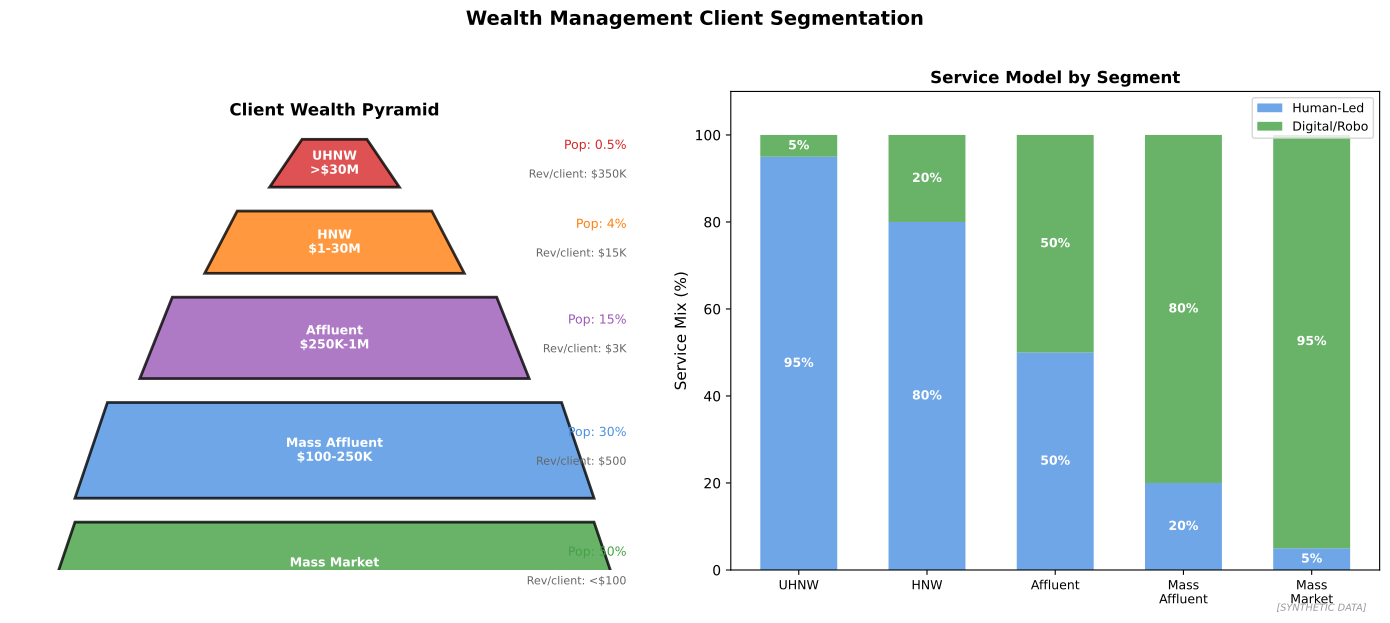

Source code (Python):
"""
Client Segmentation
Wealth management client tiers

Output: client_segmentation.pdf
Module: module_04_trad_finance
Lesson: 46 - Wealth Management
"""

from pathlib import Path
import matplotlib.pyplot as plt
import numpy as np

CHART_METADATA = {
    'title': 'Client Segmentation',
    'module': 'module_04_trad_finance',
    'lesson': 46,
    'url': 'https://github.com/Digital-AI-Finance/digital-finance/tree/main/module_04_trad_finance/figures/client_segmentation'
}

plt.rcParams.update({'font.size': 10, 'axes.labelsize': 10})

def create_chart():
    fig, axes = plt.subplots(1, 2, figsize=(14, 6))

    # Client pyramid
    ax1 = axes[0]
    ax1.set_xlim(0, 10)
    ax1.set_ylim(0, 10)
    ax1.axis('off')

    # Pyramid segments
    segments = [
        ('UHNW\n>$30M', 1, 8, 2, 1, '#D62728', '0.5%', '$350K'),
        ('HNW\n$1-30M', 2, 6.2, 4, 1.3, '#FF7F0E', '4%', '$15K'),
        ('Affluent\n$250K-1M', 3, 4, 6, 1.7, '#9B59B6', '15%', '$3K'),
        ('Mass Affluent\n$100-250K', 4, 1.5, 8, 2, '#4A90E2', '30%', '$500'),
        ('Mass Market\n<$100K', 4.5, -1, 9, 2, '#44A044', '50%', '<$100'),
    ]

    for name, x, y, width, height, color, pct, rev in segments:
        # Draw trapezoid
        from matplotlib.patches import Polygon
        pts = np.array([
            [5 - width/2, y],
            [5 + width/2, y],
            [5 + width/2 - 0.5, y + height],
            [5 - width/2 + 0.5, y + height]
        ])
        poly = Polygon(pts, facecolor=color, alpha=0.8, edgecolor='black', linewidth=2)
        ax1.add_patch(poly)
        ax1.text(5, y + height/2, name, ha='center', va='center',
                fontsize=9, fontweight='bold', color='white')

        # Add stats on right
        ax1.text(9.5, y + height/2 + 0.3, f'Pop: {pct}', ha='right', fontsize=9, color=color)
        ax1.text(9.5, y + height/2 - 0.3, f'Rev/client: {rev}', ha='right', fontsize=8, color='#666666')

    ax1.text(5, 9.5, 'Client Wealth Pyramid', ha='center', fontsize=12, fontweight='bold')

    # Service model by segment
    ax2 = axes[1]

    segments = ['UHNW', 'HNW', 'Affluent', 'Mass\nAffluent', 'Mass\nMarket']
    human_touch = [95, 80, 50, 20, 5]
    digital = [5, 20, 50, 80, 95]

    x = np.arange(len(segments))
    width = 0.6

    ax2.bar(x, human_touch, width, label='Human-Led', color='#4A90E2', alpha=0.8)
    ax2.bar(x, digital, width, bottom=human_touch, label='Digital/Robo', color='#44A044', alpha=0.8)

    ax2.set_ylabel('Service Mix (%)', fontsize=11)
    ax2.set_title('Service Model by Segment', fontsize=12, fontweight='bold')
    ax2.set_xticks(x)
    ax2.set_xticklabels(segments, fontsize=9)
    ax2.legend(loc='upper right', fontsize=9)
    ax2.set_ylim(0, 110)

    # Add labels
    for i, (h, d) in enumerate(zip(human_touch, digital)):
        ax2.text(i, h/2, f'{h}%', ha='center', va='center', fontsize=9, fontweight='bold', color='white')
        ax2.text(i, h + d/2, f'{d}%', ha='center', va='center', fontsize=9, fontweight='bold', color='white')

    fig.suptitle('Wealth Management Client Segmentation', fontsize=14, fontweight='bold', y=1.02)
    fig.text(0.98, 0.02, '[SYNTHETIC DATA]', fontsize=7, color='#999999', ha='right', style='italic')
    plt.tight_layout()

    output_path = Path(__file__).parent / 'client_segmentation.pdf'
    plt.savefig(output_path, format='pdf', dpi=300, bbox_inches='tight')
    plt.close()
    print(f"Chart saved to: {output_path}")
    return output_path

if __name__ == '__main__':
    create_chart()
